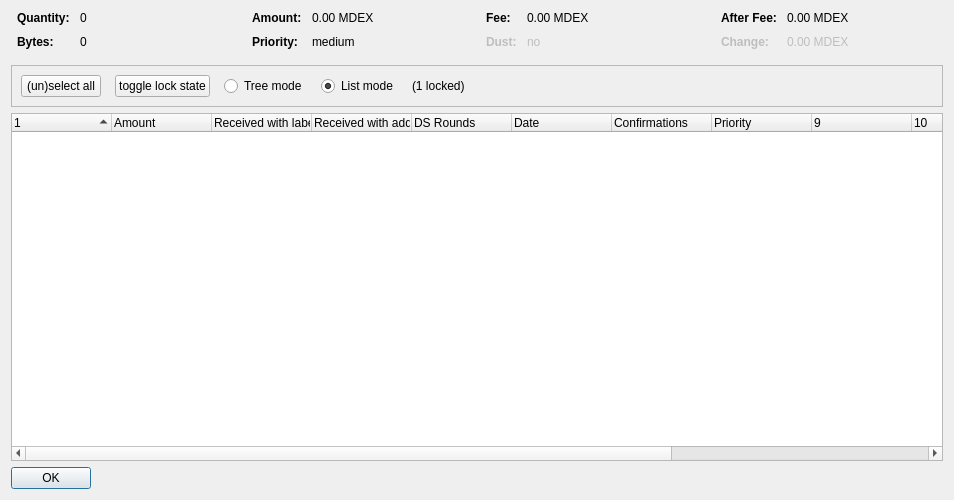
<?xml version="1.0" encoding="UTF-8"?>
<ui version="4.0">
 <class>CoinControlDialog</class>
 <widget class="QDialog" name="CoinControlDialog">
  <property name="geometry">
   <rect>
    <x>0</x>
    <y>0</y>
    <width>954</width>
    <height>500</height>
   </rect>
  </property>
  <property name="windowTitle">
   <string>Coin Selection</string>
  </property>
  <layout class="QVBoxLayout" name="verticalLayout">
   <item>
    <layout class="QHBoxLayout" name="horizontalLayoutTop" stretch="0,0,0,0">
     <property name="topMargin">
      <number>0</number>
     </property>
     <property name="bottomMargin">
      <number>10</number>
     </property>
     <item>
      <layout class="QFormLayout" name="formLayoutCoinControl1">
       <property name="horizontalSpacing">
        <number>10</number>
       </property>
       <property name="verticalSpacing">
        <number>10</number>
       </property>
       <property name="leftMargin">
        <number>6</number>
       </property>
       <property name="rightMargin">
        <number>6</number>
       </property>
       <item row="0" column="0">
        <widget class="QLabel" name="labelCoinControlQuantityText">
         <property name="font">
          <font>
           <weight>75</weight>
           <bold>true</bold>
          </font>
         </property>
         <property name="text">
          <string>Quantity:</string>
         </property>
        </widget>
       </item>
       <item row="0" column="1">
        <widget class="QLabel" name="labelCoinControlQuantity">
         <property name="cursor">
          <cursorShape>IBeamCursor</cursorShape>
         </property>
         <property name="contextMenuPolicy">
          <enum>Qt::ActionsContextMenu</enum>
         </property>
         <property name="text">
          <string notr="true">0</string>
         </property>
         <property name="textInteractionFlags">
          <set>Qt::LinksAccessibleByMouse|Qt::TextSelectableByKeyboard|Qt::TextSelectableByMouse</set>
         </property>
        </widget>
       </item>
       <item row="1" column="0">
        <widget class="QLabel" name="labelCoinControlBytesText">
         <property name="font">
          <font>
           <weight>75</weight>
           <bold>true</bold>
          </font>
         </property>
         <property name="text">
          <string>Bytes:</string>
         </property>
        </widget>
       </item>
       <item row="1" column="1">
        <widget class="QLabel" name="labelCoinControlBytes">
         <property name="cursor">
          <cursorShape>IBeamCursor</cursorShape>
         </property>
         <property name="contextMenuPolicy">
          <enum>Qt::ActionsContextMenu</enum>
         </property>
         <property name="text">
          <string notr="true">0</string>
         </property>
         <property name="textInteractionFlags">
          <set>Qt::LinksAccessibleByMouse|Qt::TextSelectableByKeyboard|Qt::TextSelectableByMouse</set>
         </property>
        </widget>
       </item>
      </layout>
     </item>
     <item>
      <layout class="QFormLayout" name="formLayoutCoinControl2">
       <property name="horizontalSpacing">
        <number>10</number>
       </property>
       <property name="verticalSpacing">
        <number>10</number>
       </property>
       <property name="leftMargin">
        <number>6</number>
       </property>
       <property name="rightMargin">
        <number>6</number>
       </property>
       <item row="0" column="0">
        <widget class="QLabel" name="labelCoinControlAmountText">
         <property name="font">
          <font>
           <weight>75</weight>
           <bold>true</bold>
          </font>
         </property>
         <property name="text">
          <string>Amount:</string>
         </property>
        </widget>
       </item>
       <item row="0" column="1">
        <widget class="QLabel" name="labelCoinControlAmount">
         <property name="cursor">
          <cursorShape>IBeamCursor</cursorShape>
         </property>
         <property name="contextMenuPolicy">
          <enum>Qt::ActionsContextMenu</enum>
         </property>
         <property name="text">
          <string notr="true">0.00 MDEX</string>
         </property>
         <property name="textInteractionFlags">
          <set>Qt::LinksAccessibleByMouse|Qt::TextSelectableByKeyboard|Qt::TextSelectableByMouse</set>
         </property>
        </widget>
       </item>
       <item row="1" column="0">
        <widget class="QLabel" name="labelCoinControlPriorityText">
         <property name="font">
          <font>
           <weight>75</weight>
           <bold>true</bold>
          </font>
         </property>
         <property name="text">
          <string>Priority:</string>
         </property>
        </widget>
       </item>
       <item row="1" column="1">
        <widget class="QLabel" name="labelCoinControlPriority">
         <property name="cursor">
          <cursorShape>IBeamCursor</cursorShape>
         </property>
         <property name="contextMenuPolicy">
          <enum>Qt::ActionsContextMenu</enum>
         </property>
         <property name="text">
          <string>medium</string>
         </property>
         <property name="textInteractionFlags">
          <set>Qt::LinksAccessibleByMouse|Qt::TextSelectableByKeyboard|Qt::TextSelectableByMouse</set>
         </property>
        </widget>
       </item>
      </layout>
     </item>
     <item>
      <layout class="QFormLayout" name="formLayoutCoinControl3">
       <property name="horizontalSpacing">
        <number>10</number>
       </property>
       <property name="verticalSpacing">
        <number>10</number>
       </property>
       <property name="leftMargin">
        <number>6</number>
       </property>
       <property name="rightMargin">
        <number>6</number>
       </property>
       <item row="0" column="0">
        <widget class="QLabel" name="labelCoinControlFeeText">
         <property name="font">
          <font>
           <weight>75</weight>
           <bold>true</bold>
          </font>
         </property>
         <property name="text">
          <string>Fee:</string>
         </property>
        </widget>
       </item>
       <item row="0" column="1">
        <widget class="QLabel" name="labelCoinControlFee">
         <property name="cursor">
          <cursorShape>IBeamCursor</cursorShape>
         </property>
         <property name="contextMenuPolicy">
          <enum>Qt::ActionsContextMenu</enum>
         </property>
         <property name="text">
          <string notr="true">0.00 MDEX</string>
         </property>
         <property name="textInteractionFlags">
          <set>Qt::LinksAccessibleByMouse|Qt::TextSelectableByKeyboard|Qt::TextSelectableByMouse</set>
         </property>
        </widget>
       </item>
       <item row="1" column="0">
        <widget class="QLabel" name="labelCoinControlLowOutputText">
         <property name="enabled">
          <bool>false</bool>
         </property>
         <property name="font">
          <font>
           <weight>75</weight>
           <bold>true</bold>
          </font>
         </property>
         <property name="text">
          <string>Dust:</string>
         </property>
        </widget>
       </item>
       <item row="1" column="1">
        <widget class="QLabel" name="labelCoinControlLowOutput">
         <property name="enabled">
          <bool>false</bool>
         </property>
         <property name="cursor">
          <cursorShape>IBeamCursor</cursorShape>
         </property>
         <property name="contextMenuPolicy">
          <enum>Qt::ActionsContextMenu</enum>
         </property>
         <property name="text">
          <string>no</string>
         </property>
         <property name="textInteractionFlags">
          <set>Qt::LinksAccessibleByMouse|Qt::TextSelectableByKeyboard|Qt::TextSelectableByMouse</set>
         </property>
        </widget>
       </item>
      </layout>
     </item>
     <item>
      <layout class="QFormLayout" name="formLayoutCoinControl4">
       <property name="horizontalSpacing">
        <number>10</number>
       </property>
       <property name="verticalSpacing">
        <number>10</number>
       </property>
       <property name="leftMargin">
        <number>6</number>
       </property>
       <property name="rightMargin">
        <number>6</number>
       </property>
       <item row="0" column="0">
        <widget class="QLabel" name="labelCoinControlAfterFeeText">
         <property name="font">
          <font>
           <weight>75</weight>
           <bold>true</bold>
          </font>
         </property>
         <property name="text">
          <string>After Fee:</string>
         </property>
        </widget>
       </item>
       <item row="0" column="1">
        <widget class="QLabel" name="labelCoinControlAfterFee">
         <property name="cursor">
          <cursorShape>IBeamCursor</cursorShape>
         </property>
         <property name="contextMenuPolicy">
          <enum>Qt::ActionsContextMenu</enum>
         </property>
         <property name="text">
          <string notr="true">0.00 MDEX</string>
         </property>
         <property name="textInteractionFlags">
          <set>Qt::LinksAccessibleByMouse|Qt::TextSelectableByKeyboard|Qt::TextSelectableByMouse</set>
         </property>
        </widget>
       </item>
       <item row="1" column="0">
        <widget class="QLabel" name="labelCoinControlChangeText">
         <property name="enabled">
          <bool>false</bool>
         </property>
         <property name="font">
          <font>
           <weight>75</weight>
           <bold>true</bold>
          </font>
         </property>
         <property name="text">
          <string>Change:</string>
         </property>
        </widget>
       </item>
       <item row="1" column="1">
        <widget class="QLabel" name="labelCoinControlChange">
         <property name="enabled">
          <bool>false</bool>
         </property>
         <property name="cursor">
          <cursorShape>IBeamCursor</cursorShape>
         </property>
         <property name="contextMenuPolicy">
          <enum>Qt::ActionsContextMenu</enum>
         </property>
         <property name="text">
          <string notr="true">0.00 MDEX</string>
         </property>
         <property name="textInteractionFlags">
          <set>Qt::LinksAccessibleByMouse|Qt::TextSelectableByKeyboard|Qt::TextSelectableByMouse</set>
         </property>
        </widget>
       </item>
      </layout>
     </item>
    </layout>
   </item>
   <item>
    <widget class="QFrame" name="frame">
     <property name="minimumSize">
      <size>
       <width>0</width>
       <height>40</height>
      </size>
     </property>
     <property name="frameShape">
      <enum>QFrame::StyledPanel</enum>
     </property>
     <property name="frameShadow">
      <enum>QFrame::Sunken</enum>
     </property>
     <layout class="QHBoxLayout" name="horizontalLayout">
      <item>
       <layout class="QHBoxLayout" name="horizontalLayoutPanel" stretch="0,0,0,0,0,0">
        <property name="spacing">
         <number>14</number>
        </property>
        <item>
         <widget class="QPushButton" name="pushButtonSelectAll">
          <property name="sizePolicy">
           <sizepolicy hsizetype="Maximum" vsizetype="Fixed">
            <horstretch>0</horstretch>
            <verstretch>0</verstretch>
           </sizepolicy>
          </property>
          <property name="text">
           <string>(un)select all</string>
          </property>
          <property name="autoDefault">
           <bool>false</bool>
          </property>
         </widget>
        </item>
        <item>
         <widget class="QPushButton" name="pushButtonToggleLock">
          <property name="sizePolicy">
           <sizepolicy hsizetype="Maximum" vsizetype="Fixed">
            <horstretch>0</horstretch>
            <verstretch>0</verstretch>
           </sizepolicy>
          </property>
          <property name="text">
           <string>toggle lock state</string>
          </property>
          <property name="autoDefault">
           <bool>false</bool>
          </property>
         </widget>
        </item>
        <item>
         <widget class="QRadioButton" name="radioTreeMode">
          <property name="sizePolicy">
           <sizepolicy hsizetype="Maximum" vsizetype="Fixed">
            <horstretch>0</horstretch>
            <verstretch>0</verstretch>
           </sizepolicy>
          </property>
          <property name="text">
           <string>Tree mode</string>
          </property>
         </widget>
        </item>
        <item>
         <widget class="QRadioButton" name="radioListMode">
          <property name="sizePolicy">
           <sizepolicy hsizetype="Maximum" vsizetype="Fixed">
            <horstretch>0</horstretch>
            <verstretch>0</verstretch>
           </sizepolicy>
          </property>
          <property name="text">
           <string>List mode</string>
          </property>
          <property name="checked">
           <bool>true</bool>
          </property>
         </widget>
        </item>
        <item>
         <widget class="QLabel" name="labelLocked">
          <property name="text">
           <string>(1 locked)</string>
          </property>
         </widget>
        </item>
        <item>
         <spacer name="horizontalSpacer">
          <property name="orientation">
           <enum>Qt::Horizontal</enum>
          </property>
          <property name="sizeHint" stdset="0">
           <size>
            <width>40</width>
            <height>20</height>
           </size>
          </property>
         </spacer>
        </item>
       </layout>
      </item>
     </layout>
    </widget>
   </item>
   <item>
    <widget class="CoinControlTreeWidget" name="treeWidget">
     <property name="contextMenuPolicy">
      <enum>Qt::CustomContextMenu</enum>
     </property>
     <property name="sortingEnabled">
      <bool>false</bool>
     </property>
     <property name="columnCount">
      <number>13</number>
     </property>
     <attribute name="headerShowSortIndicator" stdset="0">
      <bool>true</bool>
     </attribute>
     <attribute name="headerStretchLastSection">
      <bool>false</bool>
     </attribute>
     <column>
      <property name="text">
       <string/>
      </property>
     </column>
     <column>
      <property name="text">
       <string>Amount</string>
      </property>
     </column>
     <column>
      <property name="text">
       <string>Received with label</string>
      </property>
     </column>
     <column>
      <property name="text">
       <string>Received with address</string>
      </property>
     </column>
     <column>
      <property name="text">
       <string>DS Rounds</string>
      </property>
     </column>
     <column>
      <property name="text">
       <string>Date</string>
      </property>
     </column>
     <column>
      <property name="text">
       <string>Confirmations</string>
      </property>
      <property name="toolTip">
       <string>Confirmed</string>
      </property>
     </column>
     <column>
      <property name="text">
       <string>Priority</string>
      </property>
     </column>
     <column>
      <property name="text">
       <string/>
      </property>
     </column>
     <column>
      <property name="text">
       <string/>
      </property>
     </column>
     <column>
      <property name="text">
       <string/>
      </property>
     </column>
     <column>
      <property name="text">
       <string/>
      </property>
     </column>
     <column>
      <property name="text">
       <string/>
      </property>
     </column>
    </widget>
   </item>
   <item>
    <widget class="QDialogButtonBox" name="buttonBox">
     <property name="sizePolicy">
      <sizepolicy hsizetype="Maximum" vsizetype="Fixed">
       <horstretch>0</horstretch>
       <verstretch>0</verstretch>
      </sizepolicy>
     </property>
     <property name="orientation">
      <enum>Qt::Horizontal</enum>
     </property>
     <property name="standardButtons">
      <set>QDialogButtonBox::Ok</set>
     </property>
    </widget>
   </item>
  </layout>
 </widget>
 <customwidgets>
  <customwidget>
   <class>CoinControlTreeWidget</class>
   <extends>QTreeWidget</extends>
   <header>coincontroltreewidget.h</header>
  </customwidget>
 </customwidgets>
 <resources/>
 <connections/>
</ui>
